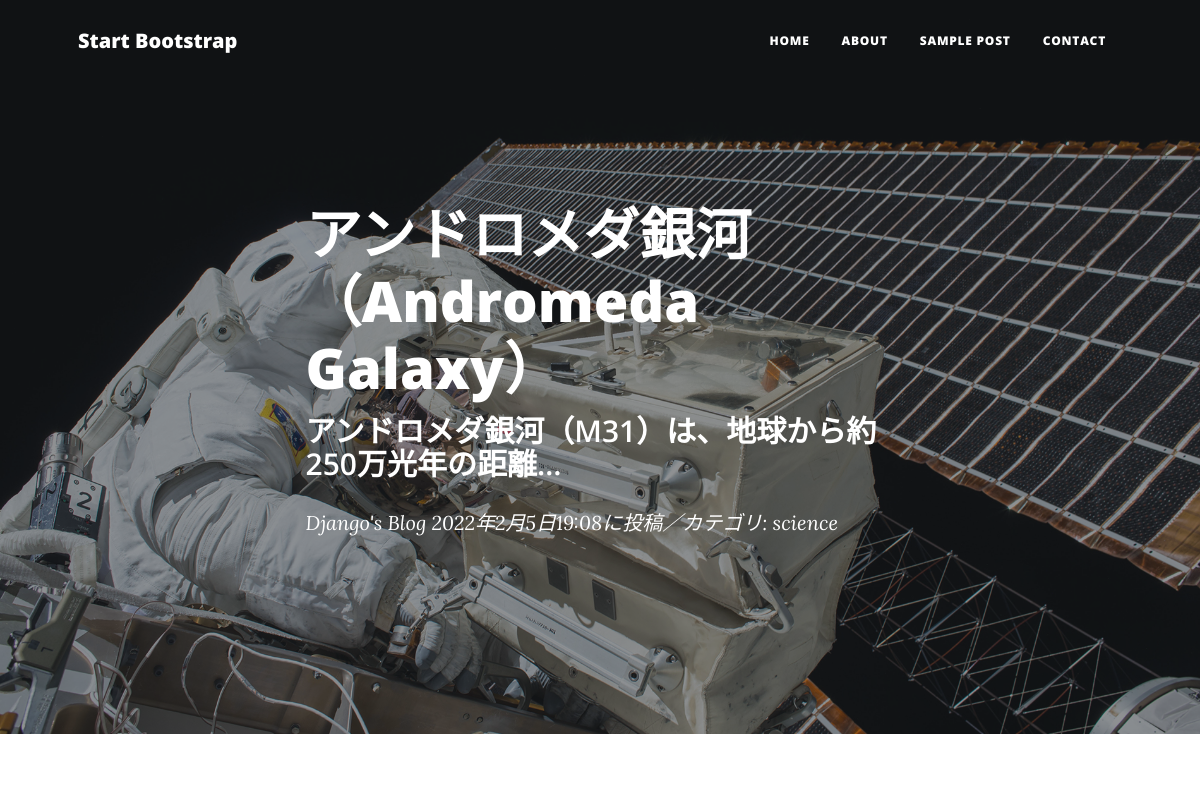
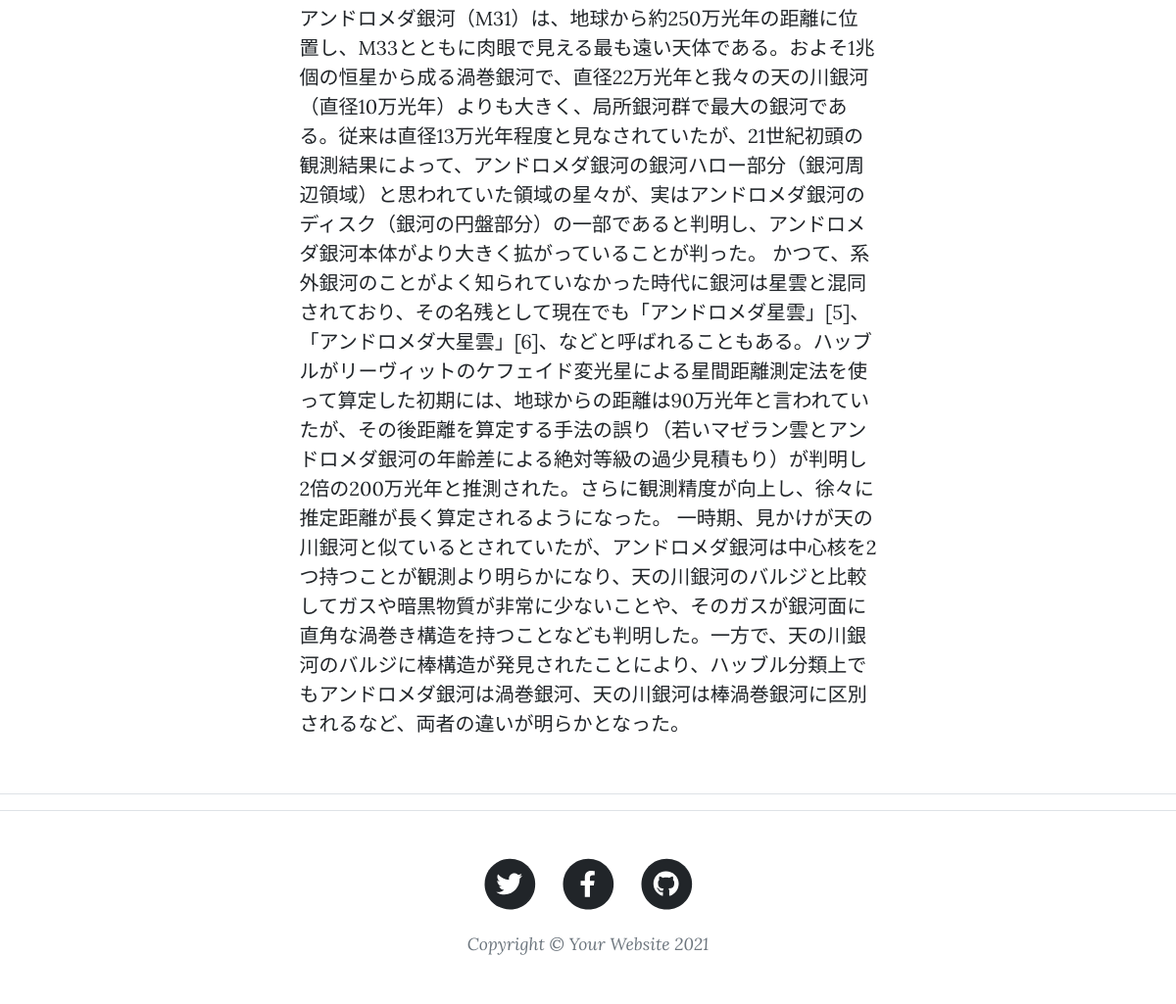
Screenshot of /blog-detail/1/ with the database file from the repository (2 pictures, top to bottom).
### blogapp/models.py (models this page shows, shortened)
class BlogPost(models.Model):
    CATEGORY = (('science', '科学のこと'),
                ('dailylife', '日常のこと'),
                ('music', '音楽のこと'))
    title = models.CharField(
        verbose_name='タイトル', # フィールドのタイトル
        max_length=200        # 最大文字数は200
        )
    content = models.TextField(
        verbose_name='本文'   # フィールドのタイトル
        )
    posted_at = models.DateTimeField(
        verbose_name='投稿日時', # フィールドのタイトル
        auto_now_add=True       # 日時を自動追加
        )
    category = models.CharField(
        verbose_name='カテゴリ', # フィールドのタイトル
        max_length=50,        # 最大文字数は50
        choices=CATEGORY # categoryフィールドにはCATEGORYの要素のみを登録
        )

### blogapp/views.py (the view)
class BlogDetail(DetailView):
    template_name ='post.html'
    model = BlogPost

### blogapp/templates/post.html (shortened to what this page needs)
<!DOCTYPE html>
<html lang="en">
    <head>
        <link href="css/styles.css" rel="stylesheet" />
    </head>
    <body>
        <nav class="navbar navbar-expand-lg navbar-light" id="mainNav">
            <div class="container px-4 px-lg-5">
                <a class="navbar-brand" href="index.html">Start Bootstrap</a>
                <div class="collapse navbar-collapse" id="navbarResponsive">
                    <ul class="navbar-nav ms-auto py-4 py-lg-0">
                        <li class="nav-item"><a class="nav-link px-lg-3 py-3 py-lg-4" href="index.html">Home</a></li>
                        <li class="nav-item"><a class="nav-link px-lg-3 py-3 py-lg-4" href="about.html">About</a></li>
                        <li class="nav-item"><a class="nav-link px-lg-3 py-3 py-lg-4" href="post.html">Sample Post</a></li>
                        <li class="nav-item"><a class="nav-link px-lg-3 py-3 py-lg-4" href="contact.html">Contact</a></li>
                    </ul>
                </div>
            </div>
        </nav>
        <header class="masthead"
                style="background-image: url('assets/img/post-bg.jpg')">
            <div class="container position-relative px-4 px-lg-5">
                <div class="row gx-4 gx-lg-5 justify-content-center">
                    <div class="col-md-10 col-lg-8 col-xl-7">
                        <div class="post-heading">
                            <h1>{{object.title}}</h1>
                            <h2 class="subheading">
                                {{object.content|truncatechars:30}}</h2>
                            <span class="meta">
                                <a href={% url 'blogapp:index' %}>
                                    Django's Blog</a>
                                {{object.posted_at}}に投稿／カテゴリ:
                                {{object.category}}</span>
                        </div>
                    </div>
                </div>
            </div>
        </header>
        <article class="mb-4">
            <div class="container px-4 px-lg-5">
                <div class="row gx-4 gx-lg-5 justify-content-center">
                    <div class="col-md-10 col-lg-8 col-xl-7">
                        <p>{{object.content}}</p>
                    </div>
                </div>
            </div>
        </article>
        <hr>
        <footer class="border-top">
            <div class="container px-4 px-lg-5">
                <div class="row gx-4 gx-lg-5 justify-content-center">
                    <div class="col-md-10 col-lg-8 col-xl-7">
                        <ul class="list-inline text-center">
                            <li class="list-inline-item">
                                <a href="#!">
                                    <span class="fa-stack fa-lg">
                                        <i class="fas fa-circle fa-stack-2x"></i>
                                        <i class="fab fa-twitter fa-stack-1x fa-inverse"></i>
                                    </span>
                                </a>
                            </li>
                            <li class="list-inline-item">
                                <a href="#!">
                                    <span class="fa-stack fa-lg">
                                        <i class="fas fa-circle fa-stack-2x"></i>
                                        <i class="fab fa-facebook-f fa-stack-1x fa-inverse"></i>
                                    </span>
                                </a>
                            </li>
                            <li class="list-inline-item">
                                <a href="#!">
                                    <span class="fa-stack fa-lg">
                                        <i class="fas fa-circle fa-stack-2x"></i>
                                        <i class="fab fa-github fa-stack-1x fa-inverse"></i>
                                    </span>
                                </a>
                            </li>
                        </ul>
                        <div class="small text-center text-muted fst-italic">Copyright &copy; Your Website 2021</div>
                    </div>
                </div>
            </div>
        </footer>
    </body>
</html>

### rows the page displays
BlogPost: title "アンドロメダ銀河（Andromeda Galaxy）", content "アンドロメダ銀河（M31）は、地球から約250万光年の距離…", posted_at "2022年2月5日19:08", category "science", content "アンドロメダ銀河（M31）は、地球から約250万光年の距離に位置し、M33とともに肉眼で見える最も遠い天体である。およそ1兆個の恒星から成る渦巻銀河で、直径22万光年と我々の天の川銀河（直径10万光年）よりも大きく、局所銀河群で最大の銀河である。従来は直径13万光年程度と見なされていたが、21世紀初頭の観測結果によって、アンドロメダ銀河の銀河ハロー部分（銀河周辺領域）と思われていた領域の星々が、実はアンドロメダ銀河のディスク（銀河の円盤部分）の一部であると判明し、アンドロメダ銀河本体がより大きく拡がっていることが判った。 かつて、系外銀河のことがよく知られていなかった時代に銀河は星雲と混同されており、その名残として現在でも「アンドロメダ星雲」[5]、「アンドロメダ大星雲」[6]、などと呼ばれることもある。ハッブルがリーヴィットのケフェイド変光星による星間距離測定法を使って算定した初期には、地球からの距離は90万光年と言われていたが、その後距離を算定する手法の誤り（若いマゼラン雲とアンドロメダ銀河の年齢差による絶対等級の過少見積もり）が判明し2倍の200万光年と推測された。さらに観測精度が向上し、徐々に推定距離が長く算定されるようになった。…"
